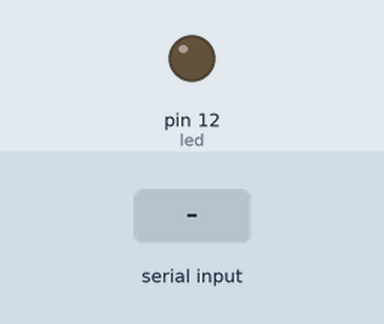
Recording of a sketch running on a simulated Arduino Uno, built with avr-gcc and run on an emulated ATmega328P. Shown: output pins drawn as LEDs (lit = HIGH). The inputs (shaded band) are chosen by the test bench.

Above: at 1.2 s.
1.3 s: "l\n" received over Serial
At 2.1 s:
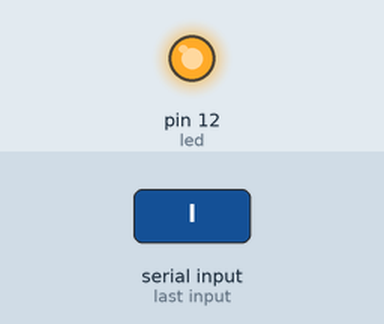
2.8 s: "1\n" received over Serial
At 3.3 s:
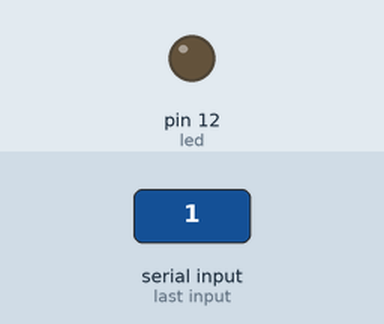
Timing chart, 0 to 5.8 s (numbered marks = the images above; inputs shaded):
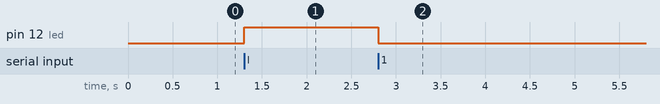

The sketch:

teste.ino
```cpp
int led = 12;

void setup() {
  Serial.begin(9600);
  pinMode(led, OUTPUT);
}

void loop() {
  if (Serial.available() > 0) {
    String data = Serial.readStringUntil('\n');
    if (data == "l"){
      digitalWrite(led, HIGH);
    }
    else{
      digitalWrite(led, LOW);
    }
  }
}
```

Measured:
- after the input at 1.3 s, pin 12 (led): LOW → HIGH at once
- after the input at 2.8 s, pin 12 (led): HIGH → LOW at once
